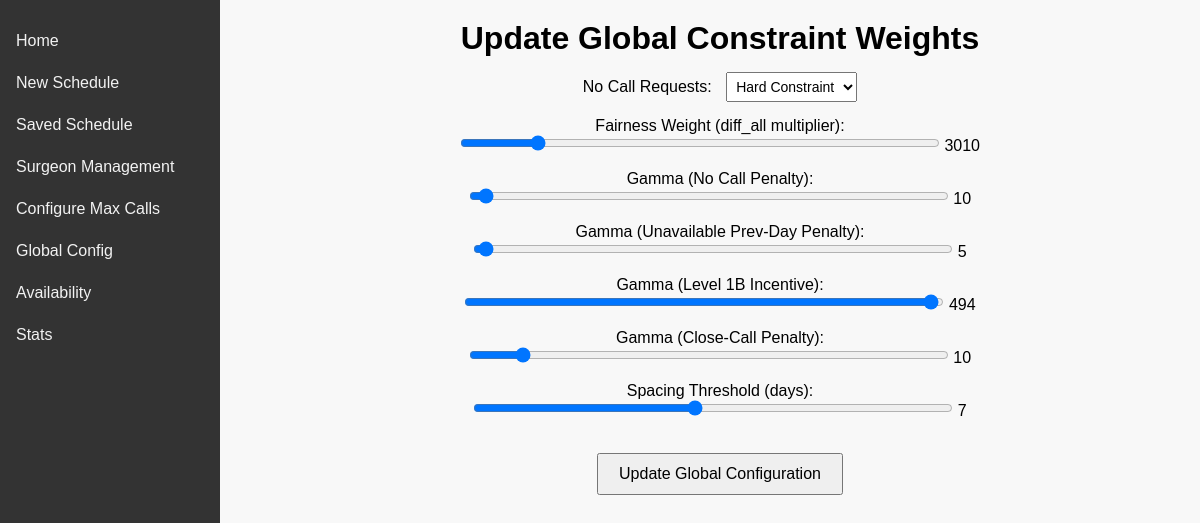
Page /global_config on the earlier database version.
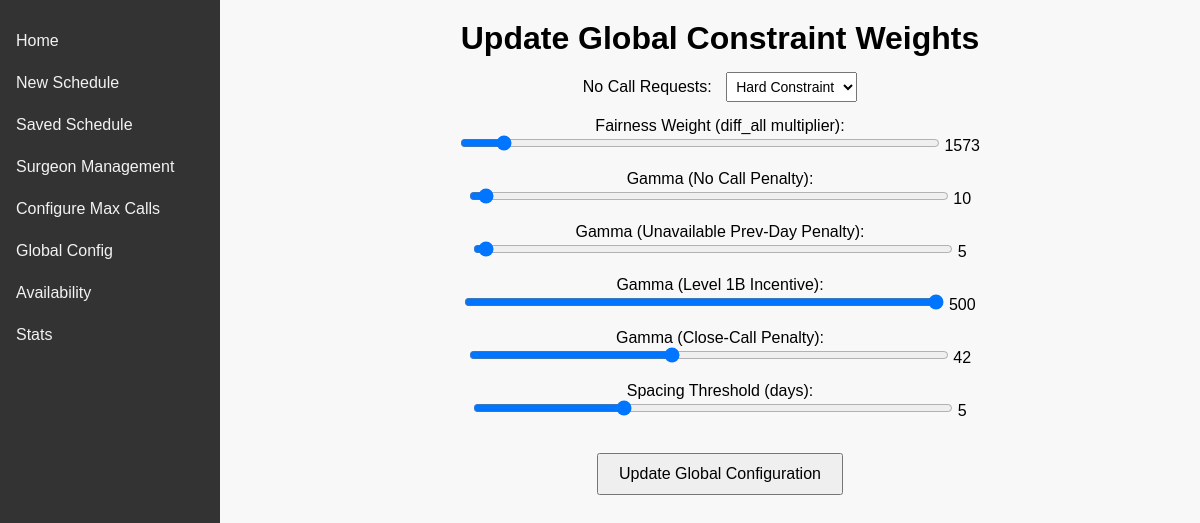
Same page on the later database version.
### tables this page shows
CREATE TABLE global_config (
                key TEXT PRIMARY KEY,
                value TEXT
            );

### app.py (the view)
@app.route('/global_config', methods=['GET', 'POST'])
def global_config_page():
    if request.method == 'POST':
        no_call_hard_val = request.form.get("no_call_hard", "1")
        update_global_config({
            "no_call_hard": no_call_hard_val,
            "fairness_weight": request.form.get("fairness_weight", "1000"),
            "gamma_no_call": request.form.get("gamma_no_call", "10"),
            "gamma_unavail_prev": request.form.get("gamma_unavail_prev", "5"),
            "gamma_1B": request.form.get("gamma_1B", "1"),
            "gamma_spacing": request.form.get("gamma_spacing", "10"),
            "spacing_threshold": request.form.get("spacing_threshold", "7")
        })
        flash("Global configuration updated successfully!")
        return redirect(url_for('global_config_page'))
    else:
        config = get_global_config()
        return render_template('global_config.html', config=config)

### app.py (called while the page is built)
@app.context_processor
def utility_processor():
    return {
        'parse_call_levels': parse_call_levels
    }

@app.teardown_appcontext
def close_connection(exception):
    db = getattr(g, '_database', None)
    if db is not None:
        db.close()

### helper.py (called while the page is built)
def get_db():
    db = getattr(g, '_database', None)
    if db is None:
        db = g._database = sqlite3.connect(DATABASE)
        db.row_factory = sqlite3.Row  # Enables dict-like access.
    return db

def get_global_config():
    db = get_db()
    rows = db.execute("SELECT key, value FROM global_config").fetchall()
    config = {row["key"]: row["value"] for row in rows}
    return config

### templates/global_config.html (shortened to what this page needs)
{% extends "base.html" %}
{% block content %}
  <h1 style="text-align: center;">Update Global Constraint Weights</h1>
  <form method="post" action="{{ url_for('global_config_page') }}" style="max-width: 600px; margin: auto; text-align: center;">
    <div style="margin: 15px 0;">
      <label for="no_call_hard" style="margin-right: 10px;">No Call Requests:</label>
      <select name="no_call_hard" id="no_call_hard" style="padding: 5px; font-size: 14px;">
        <option value="1" {% if config.get('no_call_hard', '1') == '1' %}selected{% endif %}>Hard Constraint</option>
      </select>
    </div>
    <div style="margin: 15px 0;">
      <label for="fairness_weight">Fairness Weight (diff_all multiplier):</label>
      <br>
      <input type="range" id="fairness_weight" name="fairness_weight" min="0" max="20000" value="{{ config.get('fairness_weight', '1000') }}" style="width: 80%;">
      <span id="fw_display">{{ config.get('fairness_weight', '1000') }}</span>
    </div>
    <div style="margin: 15px 0;">
      <label for="gamma_no_call">Gamma (No Call Penalty):</label>
      <br>
      <input type="range" id="gamma_no_call" name="gamma_no_call" min="0" max="500" value="{{ config.get('gamma_no_call', '10') }}" style="width: 80%;">
      <span id="gnc_display">{{ config.get('gamma_no_call', '10') }}</span>
    </div>
    <div style="margin: 15px 0;">
      <label for="gamma_unavail_prev">Gamma (Unavailable Prev-Day Penalty):</label>
      <br>
      <input type="range" id="gamma_unavail_prev" name="gamma_unavail_prev" min="0" max="500" value="{{ config.get('gamma_unavail_prev', '5') }}" style="width: 80%;">
      <span id="gup_display">{{ config.get('gamma_unavail_prev', '5') }}</span>
    </div>
    <div style="margin: 15px 0;">
      <label for="gamma_1B">Gamma (Level 1B Incentive):</label>
      <br>
      <input type="range" id="gamma_1B" name="gamma_1B" min="0" max="500" value="{{ config.get('gamma_1B', '1') }}" style="width: 80%;">
      <span id="g1b_display">{{ config.get('gamma_1B', '1') }}</span>
    </div>
    <div style="margin: 15px 0;">
  	<label for="gamma_spacing">Gamma (Close‑Call Penalty):</label><br>
  	<input type="range" id="gamma_spacing" name="gamma_spacing" min="0" max="100"
         value="{{ config.get('gamma_spacing','10') }}" style="width:80%;">
  	<span id="gs_display">{{ config.get('gamma_spacing','10') }}</span>
    </div>
    <div style="margin: 15px 0;">
  	<label for="spacing_threshold">Spacing Threshold (days):</label><br>
  	<input type="range" id="spacing_threshold" name="spacing_threshold" min="1" max="14"
         value="{{ config.get('spacing_threshold','7') }}" style="width:80%;">
  	<span id="st_display">{{ config.get('spacing_threshold','7') }}</span>
    </div>
    <br>
    <button type="submit" style="padding: 10px 20px; font-size: 16px; cursor: pointer;">Update Global Configuration</button>
  </form>
{% endblock %}

### templates/base.html (shortened to what this page needs)
<!DOCTYPE html>
<html lang="en">
<head>
</head>
<body>
  <div class="sidebar">
    <a href="{{ url_for('index') }}">Home</a>
    <a href="{{ url_for('new_schedule') }}">New Schedule</a>
    <a href="{{ url_for('saved_schedule') }}">Saved Schedule</a>
    <a href="{{ url_for('list_surgeons') }}">Surgeon Management</a>
    <a href="{{ url_for('config_max_calls') }}">Configure Max Calls</a>
    <a href="{{ url_for('global_config_page') }}">Global Config</a>
    <a href="{{ url_for('availability') }}">Availability</a>
    <a href="{{ url_for('stats') }}">Stats</a>
  </div>
  <div class="main-content">
    {% block content %}{% endblock %}
  </div>
</body>
</html>

### templates/base.html (style rules this page uses)
* { box-sizing: border-box; margin: 0; padding: 0; }
body, html { font-family: Arial, sans-serif; height: 100%; background-color: #f8f8f8; }
.sidebar { position: fixed; top: 0; left: 0; width: 220px; height: 100%; background-color: #333; overflow-y: auto; padding-top: 20px; }
.sidebar a { display: block; color: #f2f2f2; text-decoration: none; padding: 12px 16px; transition: background-color 0.3s; }
.main-content { margin-left: 240px; padding: 20px; min-height: 100vh; }

Differences in the rows shown:
changed global_config (number 1 of 4 on the later page): fairness_weight "3010" → "1573"; get "3010" → "1573"
changed global_config (number 3 of 4 on the later page): gamma_1B "494" → "500"; get "494" → "500"
added global_config: gamma_spacing "42", get "42"
Other differences:
form field spacing_threshold: "7" → "5"
{{ config.get('spacing_threshold','7') }}: "7" → "5"
form field gamma_spacing: "10" → (not shown)
{{ config.get('gamma_spacing','10') }}: "10" → (not shown)
